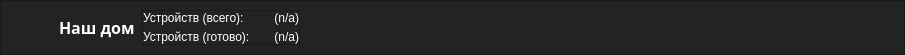
     <widget class="QFrame" name="Top_Bar">
      <property name="maximumSize">
       <size>
        <width>16777215</width>
        <height>50</height>
       </size>
      </property>
      <property name="styleSheet">
       <string notr="true">background-color: rgb(35, 35, 35);</string>
      </property>
      <property name="frameShape">
       <enum>QFrame::NoFrame</enum>
      </property>
      <property name="frameShadow">
       <enum>QFrame::Raised</enum>
      </property>
      <layout class="QHBoxLayout" name="horizontalLayout">
       <property name="spacing">
        <number>0</number>
       </property>
       <property name="leftMargin">
        <number>0</number>
       </property>
       <property name="topMargin">
        <number>0</number>
       </property>
       <property name="rightMargin">
        <number>0</number>
       </property>
       <property name="bottomMargin">
        <number>0</number>
       </property>
       <item>
        <widget class="QFrame" name="frame_top">
         <property name="font">
          <font>
           <family>Segoe UI Semilight</family>
           <pointsize>12</pointsize>
          </font>
         </property>
         <property name="styleSheet">
          <string notr="true">color: white;</string>
         </property>
         <property name="frameShape">
          <enum>QFrame::StyledPanel</enum>
         </property>
         <property name="frameShadow">
          <enum>QFrame::Raised</enum>
         </property>
         <layout class="QHBoxLayout" name="horizontalLayout_4">
          <property name="leftMargin">
           <number>0</number>
          </property>
          <item>
           <widget class="QPushButton" name="btn_Toggle">
            <property name="sizePolicy">
             <sizepolicy hsizetype="Fixed" vsizetype="Fixed">
              <horstretch>0</horstretch>
              <verstretch>0</verstretch>
             </sizepolicy>
            </property>
            <property name="maximumSize">
             <size>
              <width>58</width>
              <height>16777215</height>
             </size>
            </property>
            <property name="styleSheet">
             <string notr="true">QPushButton {
    color: rgb(255, 255, 255);
    background-color: rgb(35, 35, 35);
    border: 0px flat;
	padding: 10px;
}
QPushButton:hover {
    background-color: rgb(47, 105, 23);
}

QPushButton:pressed { background-color: rgb(70, 175, 38); }</string>
            </property>
            <property name="text">
             <string/>
            </property>
            <property name="icon">
             <iconset resource="../../images/resources.qrc">
              <normaloff>:/white/white/menu_ico.png</normaloff>
              <disabledoff>:/inactive/inactive/menu_ico_-i_.png</disabledoff>:/white/white/menu_ico.png</iconset>
            </property>
            <property name="iconSize">
             <size>
              <width>60</width>
              <height>60</height>
             </size>
            </property>
           </widget>
          </item>
          <item>
           <widget class="QLabel" name="lbl_SkinName">
            <property name="sizePolicy">
             <sizepolicy hsizetype="Maximum" vsizetype="Expanding">
              <horstretch>0</horstretch>
              <verstretch>0</verstretch>
             </sizepolicy>
            </property>
            <property name="maximumSize">
             <size>
              <width>150</width>
              <height>16777215</height>
             </size>
            </property>
            <property name="font">
             <font>
              <family>Segoe UI Semibold</family>
              <pointsize>12</pointsize>
              <weight>75</weight>
              <bold>true</bold>
             </font>
            </property>
            <property name="text">
             <string>Наш дом</string>
            </property>
           </widget>
          </item>
          <item>
           <spacer name="__sp4__">
            <property name="orientation">
             <enum>Qt::Horizontal</enum>
            </property>
            <property name="sizeType">
             <enum>QSizePolicy::Fixed</enum>
            </property>
            <property name="sizeHint" stdset="0">
             <size>
              <width>1</width>
              <height>20</height>
             </size>
            </property>
           </spacer>
          </item>
          <item>
           <widget class="QFrame" name="frame_HardwareState">
            <property name="sizePolicy">
             <sizepolicy hsizetype="Maximum" vsizetype="Expanding">
              <horstretch>0</horstretch>
              <verstretch>0</verstretch>
             </sizepolicy>
            </property>
            <property name="styleSheet">
             <string notr="true">font: 8pt &quot;Segoe UI&quot;</string>
            </property>
            <property name="frameShape">
             <enum>QFrame::StyledPanel</enum>
            </property>
            <property name="frameShadow">
             <enum>QFrame::Raised</enum>
            </property>
            <layout class="QFormLayout" name="formLayout">
             <property name="horizontalSpacing">
              <number>24</number>
             </property>
             <property name="verticalSpacing">
              <number>5</number>
             </property>
             <property name="leftMargin">
              <number>0</number>
             </property>
             <property name="topMargin">
              <number>0</number>
             </property>
             <property name="rightMargin">
              <number>0</number>
             </property>
             <property name="bottomMargin">
              <number>0</number>
             </property>
             <item row="0" column="0">
              <widget class="QLabel" name="lbl_ReadOnly1">
               <property name="sizePolicy">
                <sizepolicy hsizetype="Preferred" vsizetype="Expanding">
                 <horstretch>0</horstretch>
                 <verstretch>0</verstretch>
                </sizepolicy>
               </property>
               <property name="maximumSize">
                <size>
                 <width>16777215</width>
                 <height>18</height>
                </size>
               </property>
               <property name="lineWidth">
                <number>-1</number>
               </property>
               <property name="text">
                <string>Устройств (всего):</string>
               </property>
              </widget>
             </item>
             <item row="0" column="1">
              <widget class="QLabel" name="lbl_HardwareAll">
               <property name="text">
                <string>(n/a)</string>
               </property>
               <property name="alignment">
                <set>Qt::AlignRight|Qt::AlignTrailing|Qt::AlignVCenter</set>
               </property>
              </widget>
             </item>
             <item row="1" column="0">
              <widget class="QLabel" name="lbl_ReadOnly2">
               <property name="text">
                <string>Устройств (готово):</string>
               </property>
              </widget>
             </item>
             <item row="1" column="1">
              <widget class="QLabel" name="lbl_HardwareOnLine">
               <property name="text">
                <string>(n/a)</string>
               </property>
               <property name="alignment">
                <set>Qt::AlignRight|Qt::AlignTrailing|Qt::AlignVCenter</set>
               </property>
              </widget>
             </item>
            </layout>
           </widget>
          </item>
          <item>
           <spacer name="__sp2__">
            <property name="orientation">
             <enum>Qt::Horizontal</enum>
            </property>
            <property name="sizeType">
             <enum>QSizePolicy::Maximum</enum>
            </property>
            <property name="sizeHint" stdset="0">
             <size>
              <width>425</width>
              <height>20</height>
             </size>
            </property>
           </spacer>
          </item>
          <item>
           <widget class="QPushButton" name="btn_InterfaceMode">
            <property name="sizePolicy">
             <sizepolicy hsizetype="Maximum" vsizetype="Maximum">
              <horstretch>0</horstretch>
              <verstretch>0</verstretch>
             </sizepolicy>
            </property>
            <property name="maximumSize">
             <size>
              <width>50</width>
              <height>50</height>
             </size>
            </property>
            <property name="styleSheet">
             <string notr="true">QPushButton {
    color: rgb(255, 255, 255);
    background-color: rgb(35, 35, 35);
    border: 0px solid;
}
QPushButton:hover {
    background-color: rgb(47, 105, 23);
}

QPushButton:pressed { background-color: rgb(70, 175, 38); }</string>
            </property>
            <property name="text">
             <string/>
            </property>
            <property name="icon">
             <iconset resource="../../images/resources.qrc">
              <normaloff>:/white/white/interfacemode_ico.png</normaloff>:/white/white/interfacemode_ico.png</iconset>
            </property>
            <property name="iconSize">
             <size>
              <width>48</width>
              <height>48</height>
             </size>
            </property>
           </widget>
          </item>
          <item>
           <widget class="QPushButton" name="btn_Apply">
            <property name="sizePolicy">
             <sizepolicy hsizetype="Maximum" vsizetype="Expanding">
              <horstretch>0</horstretch>
              <verstretch>0</verstretch>
             </sizepolicy>
            </property>
            <property name="maximumSize">
             <size>
              <width>50</width>
              <height>50</height>
             </size>
            </property>
            <property name="styleSheet">
             <string notr="true">QPushButton {
    color: rgb(255, 255, 255);
    background-color: rgb(35, 35, 35);
    border: 0px solid;
}
QPushButton:hover {
    background-color: rgb(47, 105, 23);
}

QPushButton:pressed { background-color: rgb(70, 175, 38); }</string>
            </property>
            <property name="text">
             <string/>
            </property>
            <property name="icon">
             <iconset resource="../../images/resources.qrc">
              <normaloff>:/white/white/apply_ico.png</normaloff>:/white/white/apply_ico.png</iconset>
            </property>
            <property name="iconSize">
             <size>
              <width>48</width>
              <height>48</height>
             </size>
            </property>
           </widget>
          </item>
          <item>
           <widget class="QPushButton" name="btn_Save">
            <property name="sizePolicy">
             <sizepolicy hsizetype="Maximum" vsizetype="Maximum">
              <horstretch>0</horstretch>
              <verstretch>0</verstretch>
             </sizepolicy>
            </property>
            <property name="maximumSize">
             <size>
              <width>50</width>
              <height>50</height>
             </size>
            </property>
            <property name="styleSheet">
             <string notr="true">QPushButton {
    color: rgb(255, 255, 255);
    background-color: rgb(35, 35, 35);
    border: 0px solid;
}
QPushButton:hover {
    background-color: rgb(47, 105, 23);
}

QPushButton:pressed { background-color: rgb(70, 175, 38); }</string>
            </property>
            <property name="text">
             <string/>
            </property>
            <property name="icon">
             <iconset resource="../../images/resources.qrc">
              <normaloff>:/white/white/save_ico.png</normaloff>
              <disabledoff>:/inactive/inactive/save_ico_-i_.png</disabledoff>:/white/white/save_ico.png</iconset>
            </property>
            <property name="iconSize">
             <size>
              <width>48</width>
              <height>48</height>
             </size>
            </property>
           </widget>
          </item>
          <item>
           <widget class="QPushButton" name="btn_Load">
            <property name="sizePolicy">
             <sizepolicy hsizetype="Maximum" vsizetype="Maximum">
              <horstretch>0</horstretch>
              <verstretch>0</verstretch>
             </sizepolicy>
            </property>
            <property name="minimumSize">
             <size>
              <width>50</width>
              <height>0</height>
             </size>
            </property>
            <property name="styleSheet">
             <string notr="true">QPushButton {
    color: rgb(255, 255, 255);
    background-color: rgb(35, 35, 35);
    border: 0px solid;
}
QPushButton:hover {
    background-color: rgb(47, 105, 23);
}

QPushButton:pressed { background-color: rgb(70, 175, 38); }</string>
            </property>
            <property name="text">
             <string/>
            </property>
            <property name="icon">
             <iconset resource="../../images/resources.qrc">
              <normaloff>:/white/white/open_ico.png</normaloff>
              <disabledoff>:/inactive/inactive/open_ico_-i_.png</disabledoff>:/white/white/open_ico.png</iconset>
            </property>
            <property name="iconSize">
             <size>
              <width>48</width>
              <height>48</height>
             </size>
            </property>
           </widget>
          </item>
         </layout>
        </widget>
       </item>
      </layout>
     </widget>
